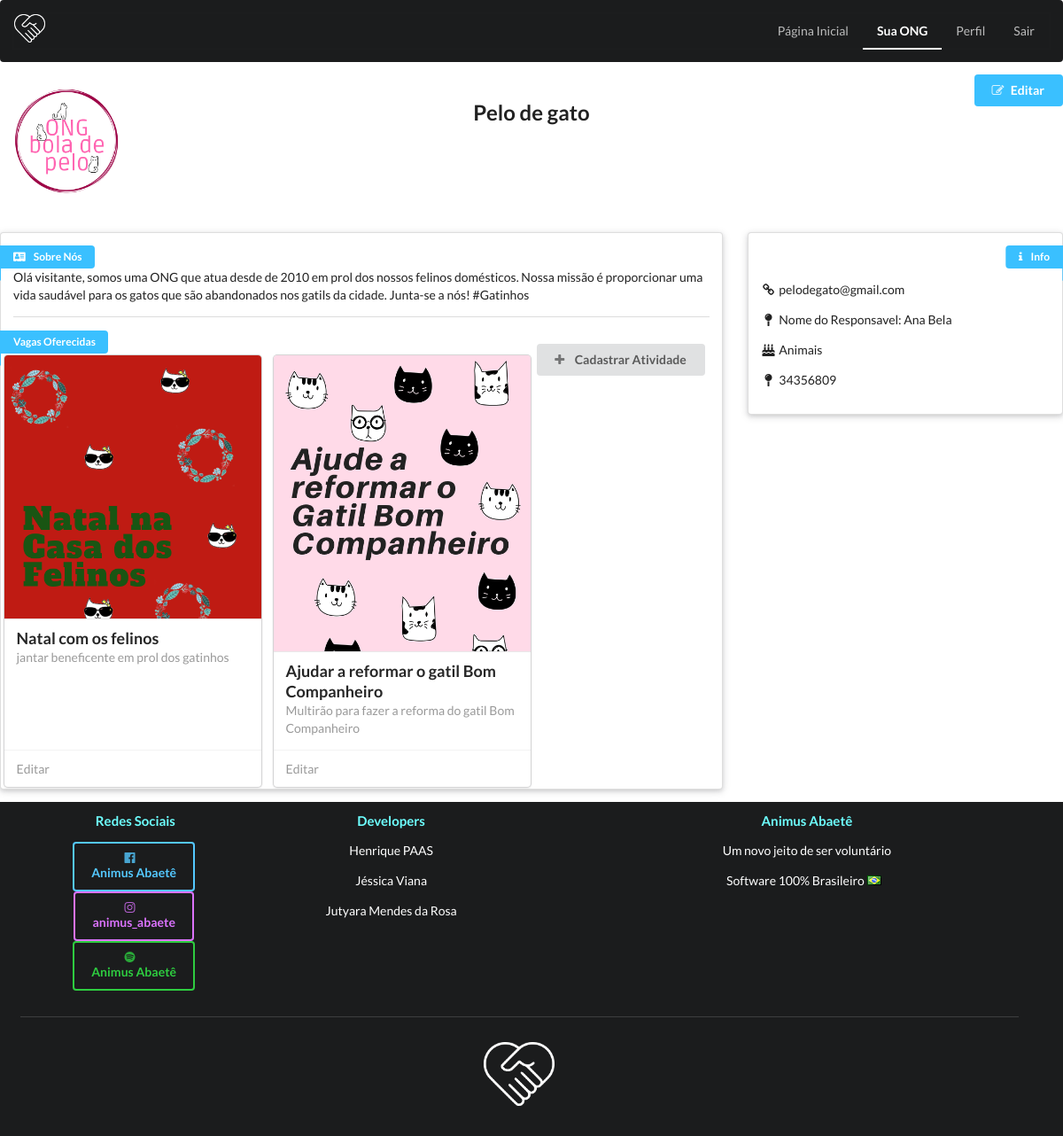
Screenshot of /app/view/perfil_ong.php?user=2 with the database file from the repository.
### tables this page shows
CREATE TABLE `ong` (
  `idong` int(11) NOT NULL,
  `cnpj` varchar(45) DEFAULT NULL,
  `nome_ong` varchar(50) DEFAULT NULL,
  `nome_responsavel` varchar(45) DEFAULT NULL,
  `causas_ong` varchar(300) DEFAULT NULL,
  `email` varchar(50) DEFAULT NULL,
  `imagem` varchar(100) DEFAULT 'ong.png',
  `telefone` varchar(45) DEFAULT NULL,
  `usuario_cod_user` int(6) NOT NULL,
  `bio` varchar(500) NOT NULL
);

CREATE TABLE `atividades` (
  `descricao` varchar(600) DEFAULT NULL,
  `titulo` varchar(100) DEFAULT NULL,
  `data` date DEFAULT NULL,
  `hora` time DEFAULT NULL,
  `nro_vagas` int(11) DEFAULT NULL,
  `cod_atividade` int(6) NOT NULL,
  `ong_idong` int(11) NOT NULL,
  `categoria_cod_categoria` int(6) DEFAULT NULL,
  `imagem` varchar(50) NOT NULL DEFAULT 'logo_preta.png'
);

### app/model/CrudOng.php (called while the page is built, shortened)
<?php
require_once "Conexao.php";
require_once "Ong.php";
class CrudOng{
    public $conexao;
    public function __construct(){
        $this->conexao = conexao::getConexao();
    }
    public function getOngByVol( $cod_vol){
        $consulta = $this->conexao->query("SELECT * FROM ong WHERE usuario_cod_user = $cod_vol");
        $ong = $consulta->fetch(PDO::FETCH_ASSOC);
        return new Ong($ong['idong'], $ong['cnpj'], $ong['nome_ong'], $ong['nome_responsavel'], NULL, $ong['causas_ong'],  $ong['email'],$ong['imagem'], $ong['telefone'], $ong['usuario_cod_user'], $ong['bio'] );
    }
}

### app/model/Conexao.php (called while the page is built, shortened)
<?php
class Conexao {
    public static function getConexao(){
        $conexao = new PDO("mysql:host=".self::HOST.";dbname=".self::NOMEBANCO, self::USUARIO, self::SENHA);
        return $conexao;
    }
}

### app/model/Ong.php (called while the page is built, shortened)
<?php
class Ong{
    public function __construct($cod_user = null, $cnpj, $nome_ong, $nome_resp, $local, $causas, $email, $imagem, $telefone, $cod_vol, $bio){
        $this->cod_user  = $cod_user;
        $this->nome_ong  = $nome_ong;
        $this->nome_resp = $nome_resp;
        $this->causas    = $causas;
        $this->email     = $email;
        $this->imagem    = $imagem;
        $this->telefone  = $telefone;
        $this->bio       = $bio;
    }
}

### app/model/CrudAtividade.php (called while the page is built, shortened)
<?php
require_once "Conexao.php";
require_once "Atividade.php";
class CrudAtividade{
    public $conexao;
    public function __construct(){
        $this->conexao = conexao::getConexao();
    }
    public function getAtividades($ong){
        $consulta = $this->conexao->query("SELECT * FROM atividades WHERE ong_idong = $ong");
        $atividades = $consulta->fetchAll(PDO::FETCH_ASSOC);
        $listaAtividades = [];
        foreach ($atividades as $ativ) {
            $listaAtividades [] = new Atividade($ativ['cod_atividade'], $ativ['descricao'], $ativ['titulo'], $ativ['data'], $ativ['hora'],  $ativ['nro_vagas'], $ativ['ong_idong'], $ativ['categoria_cod_categoria'], $ativ['imagem']);
        }
        return $listaAtividades;
    }
}

### app/model/Atividade.php (called while the page is built, shortened)
<?php
class Atividade{
    public function __construct($cod_atividade = NULL, $descricao, $titulo, $data, $hora, $num_vagas, $id_ong, $cod_categoria, $imagem){
        $this->cod_atividade = $cod_atividade;
        $this->descricao     = $descricao;
        $this->titulo        = $titulo;
        $this->imagem        = $imagem;
    }
}

### app/view/perfil_ong.php (the view, shortened to what this page needs)
<?php
require_once 'cabecalho.php';
require_once "../model/CrudOng.php";
require_once "../model/CrudAtividade.php";
$cod      = $_GET['user'];
$crud     = new CrudOng();
$crudAtiv = new CrudAtividade();
$ong = $crud->getOngByVol($cod);
$codOng = $ong->cod_user;
$listaAtividades = $crudAtiv->getAtividades($codOng);
?>
    <a href="pag_inicial_logado.php?user=<?=$cod?>" class="item">Página Inicial</a>
    <a href="../controllers/controlador.php?acao=entrarOng&&user=<?=$cod?>" class="active item">Sua ONG</a>
    <a href="perfil.php?user=<?=$cod?>" class="item">Perfil</a>
    <a class="item" href="../controllers/verificaUser.php?acao=sair">Sair</a>
    </div>
    </div>
    </div>
    <div class="ui three column grid">
            <div class="column">
                <img class="ui small circular image" src=../../imagens/<?=$ong->imagem?>>
            </div>
        <div class="column">
            <h2 class="ui center aligned icon header"><?=$ong->nome_ong?></h2>
        </div>
        <div class="column">
            <a href="Editar_ong.php?user=<?=$cod?>">
                <button class="ui blue button right floated"><i class="edit icon"></i>Editar</button>
            </a>
        </div>
    </div>
    <div class="ui grid">
        <div class="eleven wide column">
            <div class="ui raised segment">
                <a class="ui blue ribbon label"><i class="address card icon"></i>Sobre Nós</a>
                <p><?=$ong->bio?></p>
                <div class="ui divider"></div>
                <a class="ui blue ribbon label">Vagas Oferecidas</a>
                <div class="ui six cards">
                    <div class="ui special cards">
                    <?php foreach($listaAtividades as $atividade): ?>
                        <div class="card">
                            <div class="blurring dimmable image">
                                <img src="../../imagens/<?=$atividade->imagem?>">
                            </div>
                            <div class="content">
                                <a class="header"><?=$atividade->titulo?></a>
                                <div class="meta">
                                    <span class="date"><?=$atividade->descricao?></span>
                                </div>
                            </div>
                            <div class="extra content">
                                <a href="editarAtividade.php?ativ=<?=$atividade->cod_atividade?>&&user=<?=$cod?>">Editar</a>
                            </div>
                        </div>
                    <?php endforeach; ?>
                        <a href="cad_atividade.php?user=<?=$cod?>">
                            <button class="ui button" tabindex="0"><i class="plus icon"></i> Cadastrar Atividade</button>
                        </a>
                </div>
            </div>
            </div>
        </div>
        <div class=" five wide column">
            <div class="ui raised segment">
                <a class="ui blue right ribbon label"><i class="info icon"></i>Info</a>
                <p><i class="linkify icon"></i><?=$ong->email?></p>
                <p><i class="map pin icon"></i>Nome do Responsavel: <?=$ong->nome_resp?></p>
                <p><i class="birthday cake icon"></i><?=$ong->causas?></p>
                <p><i class="map pin icon"></i><?=$ong->telefone?></p>
            </div>
        </div>
    </div>
<?php require_once 'rodape.php';?>

### rows the page displays
ong: imagem (picture), nome_ong "Pelo de gato", bio "Olá visitante, somos uma ONG que atua desde de 2010 em prol dos nossos felinos domésticos. Nossa missão é proporcionar uma vida saudável para os gatos que são abandonados nos gatils da cidade. Junta-se a nós! #Gatinhos", email "pelodegato@gmail.com", nome_responsavel "Ana Bela", causas_ong "Animais", telefone "34356809"
atividades: imagem (picture), titulo "Natal com os felinos", descricao "jantar beneficente em prol dos gatinhos"
atividades: imagem (picture), titulo "Ajudar a reformar o gatil Bom Companheiro", descricao "Multirão para fazer a reforma do gatil Bom Companheiro"
